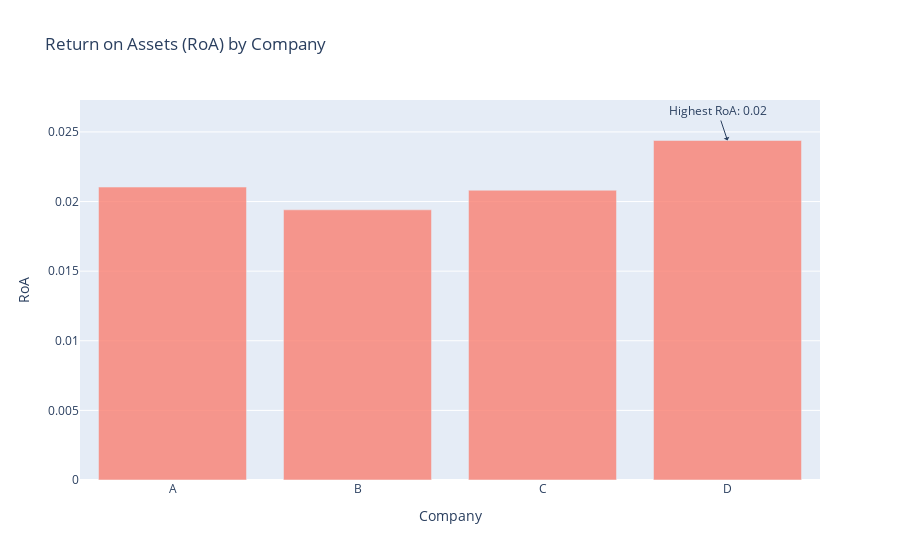

The cell this chart's notebook holds for it:
### Code cell
# Plotting RoA by company
fig = px.bar(roa_per_company, x='Company', y='RoA', title='Return on Assets (RoA) by Company')
fig.update_traces(marker_color='salmon', opacity=0.8)
fig.update_layout(
    xaxis_title="Company",
    yaxis_title="RoA",
    showlegend=False,
)
fig.add_annotation(
    x=highest_roa_company['Company'],
    y=highest_roa_company['RoA'],
    text=f"Highest RoA: {highest_roa_company['RoA']:.2f}",
    showarrow=True,
    arrowhead=1,
)
fig.show()

### Figure 1 — Plotly figure (JSON) as saved in the notebook; plotly's stock layout.template omitted (floating-point values rounded to 4 significant figures)
{"data": [{"alignmentgroup": "True", "hovertemplate": "Company=%{x}<br>RoA=%{y}<extra></extra>", "legendgroup": "", "marker": {"color": "salmon", "pattern": {"shape": ""}}, "name": "", "offsetgroup": "", "opacity": 0.8, "orientation": "v", "showlegend": false, "textposition": "auto", "type": "bar", "x": ["A", "B", "C", "D"], "xaxis": "x", "y": [0.02104, 0.01941, 0.02081, 0.02438], "yaxis": "y"}], "layout": {"annotations": [{"arrowhead": 1, "showarrow": true, "text": "Highest RoA: 0.02", "x": "D", "y": 0.02438}], "barmode": "relative", "legend": {"tracegroupgap": 0}, "showlegend": false, "title": {"text": "Return on Assets (RoA) by Company"}, "xaxis": {"anchor": "y", "domain": [0, 1], "title": {"text": "Company"}}, "yaxis": {"anchor": "x", "domain": [0, 1], "title": {"text": "RoA"}}}}
